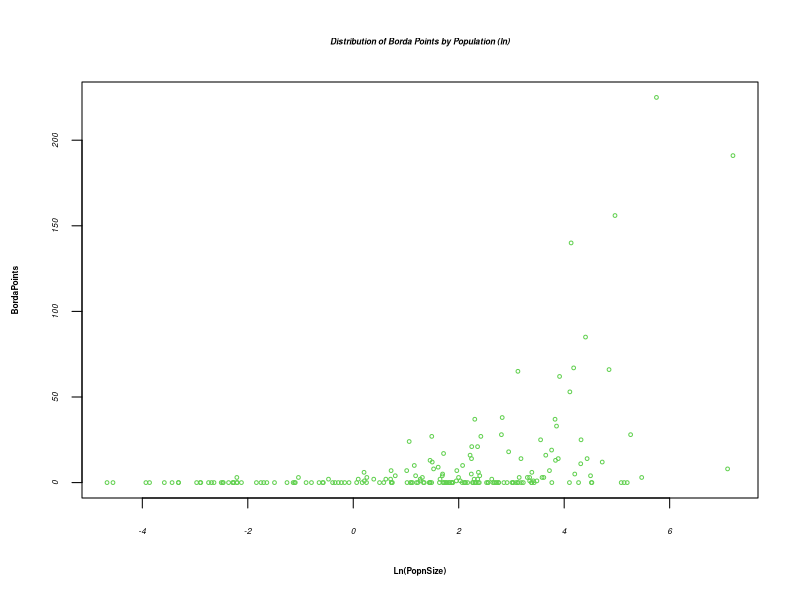

Generate this figure with R:
### Analyzing 2012 London Olympics Data ###
### by Asil Cetin ###

# First we save our working directory path
projectWD <- "/Users/asilcetin/Google\ Drive/Development/localhost/uni/bi2/olympics-data"

# Set the working directory
setwd(projectWD)

# Install readxl, uncomment the following line if not installed already
# install.packages("readxl")

# Load readxl
library("readxl")

# Load the data
OlympicsData <- read_excel("OlympicsData.xlsx")

# Attach the data
attach(OlympicsData)

# Reorder the data based on BordaPoints
OlympicsData <- OlympicsData[order(-BordaPoints),] 

# Distribution of Borda Points by Population (ln)
plot(`Ln(PopnSize)`, BordaPoints, main="Distribution of Borda Points by Population (ln)", cex=0.5, cex.main=0.5, cex.lab=0.5, cex.axis=0.5, font.main=4, font.lab=2, font.axis=3, col=3, pch=1)

